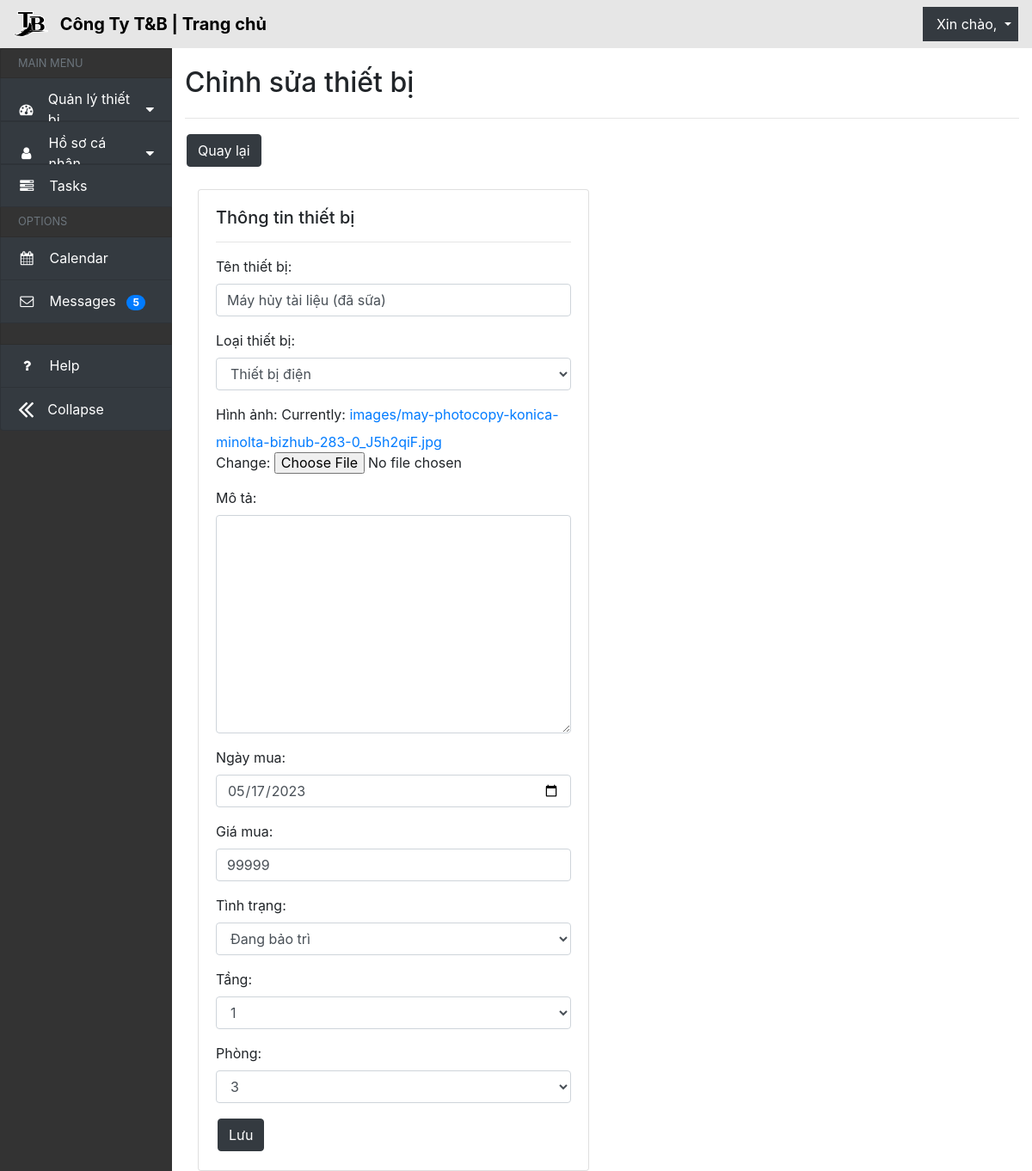
Page /chinhsuathietbi/TB0002 on the earlier database version.
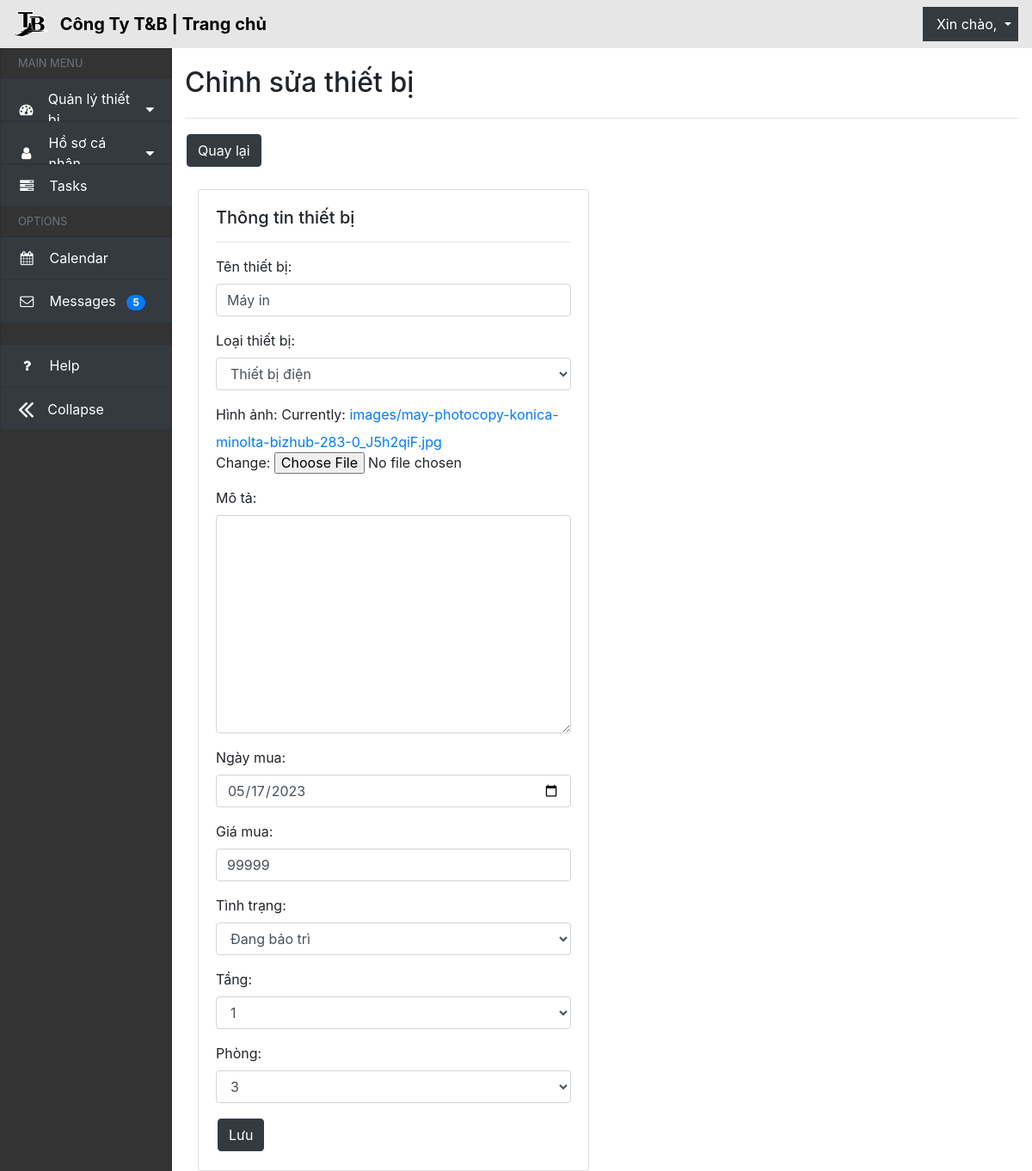
Same page on the later database version.
### QLthietbi_app/models.py (models this page shows, shortened)
class ThietBi(models.Model):
    id_thiet_bi = models.CharField(max_length=10, primary_key=True, blank=True, null=False, unique=True, editable=False)
    ten_thiet_bi = models.CharField(max_length=30, verbose_name='Tên thiết bị')
    loai_thiet_bi = models.ForeignKey(LoaiThietBi, on_delete=models.SET_NULL, null=True, verbose_name='Loại thiết bị')
    phong = models.ForeignKey(Phong, on_delete=models.SET_NULL, null=True,blank= True, verbose_name='Phòng')
    tang = models.ForeignKey(Tang, on_delete=models.SET_NULL, null=True,blank= True, verbose_name='Tầng')
    hinh_anh = models.ImageField(upload_to='images/', blank=False, null=False, verbose_name='Hình ảnh')
    ngay_mua = models.DateField(verbose_name='Ngày mua')
    gia_mua = models.IntegerField(verbose_name='Giá mua')
    tinh_trang_choices = [
        ('hoatdong', 'Hoạt động'),
        ('dangbaotri', 'Đang bảo trì'),
        ('bihong', 'Bị hỏng'),
    ]
    tinh_trang = models.CharField(max_length=10, choices=tinh_trang_choices, default='hoatdong', verbose_name='Tình trạng')
    ngay_bao_tri = models.DateField(verbose_name='Ngày bảo trì',blank=True, null=True)
    mo_ta = models.TextField(verbose_name='Mô tả', blank=True, null=True)
    class Meta:
        ordering = ['id_thiet_bi']
        verbose_name_plural = 'Thiết bị'

### QLthietbi_app/views.py (the view)
# urls.py: path('chinhsuathietbi/<str:id_thiet_bi>', views.render_chinhsuathietbi, name='render_chinhsuathietbi'),
def render_chinhsuathietbi(request, id_thiet_bi):
    thietbi = ThietBi.objects.get(id_thiet_bi=id_thiet_bi)
    form = ThemThietBiForm(instance=thietbi)
    if request.method == "POST":
        form = ThemThietBiForm(request.POST,request.FILES)
        if form.is_valid():
            form.save()
            return redirect('QLthietbi_app:render_trangchinh')
    return render(request,"chinhsuatb.html", {'form': form})

### QLthietbi_app/models.py (called while the page is built)
    def __str__(self):
        return self.ten_tang

    def __str__(self):
        return self.ten_phong

    def __str__(self):
        return self.ten_loaithietbi

### QLthietbi_app/templates/chinhsuatb.html (shortened to what the changed rows need)
{% load static %}
<!DOCTYPE html>
<html lang="en">
  <head>
    <link
      rel="stylesheet"
      href="https://cdn.jsdelivr.net/npm/bootstrap@4.6.2/dist/css/bootstrap.min.css"
    />
    <link
      rel="stylesheet"
      href="https://stackpath.bootstrapcdn.com/font-awesome/4.7.0/css/font-awesome.min.css"
    />
    <link
      rel="stylesheet"
      href="https://cdnjs.cloudflare.com/ajax/libs/normalize/8.0.1/normalize.min.css"
    />
    <link rel="stylesheet" href="../static/css/quanly.css" />
  </head>
  <body>
    <div class="row" id="body-row">
      <div class="col">
        <h1>Chỉnh sửa thiết bị {{thietbi.id_thiet_bi}}</h1>
        <br /><br />
        <div class="container">
          <div class="row">
            <div class="col-md-6">
              <div class="card">
                <div class="card-body">
                  <form
                    action=""
                    method="post"
                    enctype="multipart/form-data"
                    id="thietbiform"
                    data-device-url="{% url 'QLthietbi_app:ajax_load_phong' %}"
                  >
                    {% csrf_token %} {{form.as_p}}
                  </form>
                </div>
              </div>
            </div>
          </div>
        </div>
      </div>
    </div>
  </body>
</html>

Differences in the rows shown:
changed ThietBi "Thiết bị điện": ten_thiet_bi "Máy hủy tài liệu (đã sữa)" → "Máy in"
